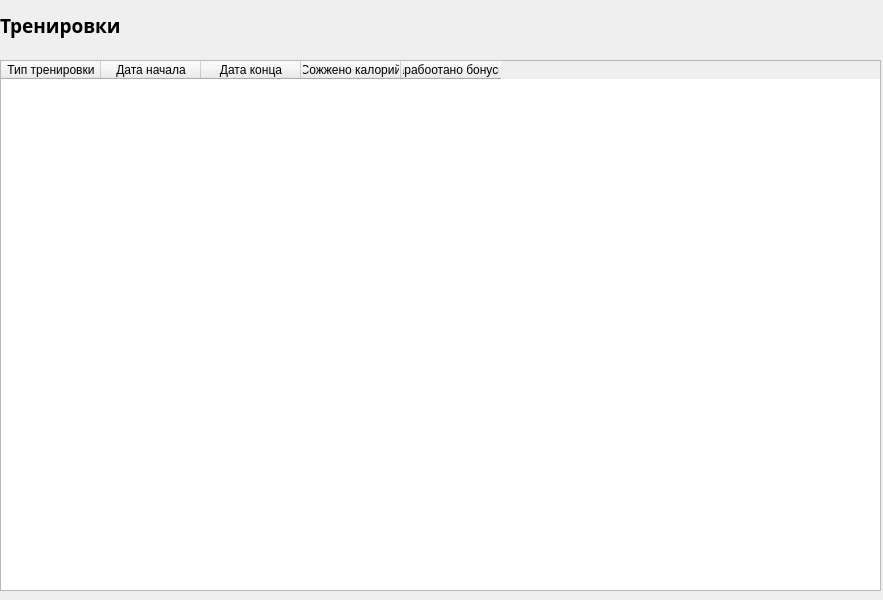
<?xml version="1.0" encoding="UTF-8"?>
<ui version="4.0">
 <class>Form</class>
 <widget class="QWidget" name="Form">
  <property name="geometry">
   <rect>
    <x>0</x>
    <y>0</y>
    <width>883</width>
    <height>600</height>
   </rect>
  </property>
  <property name="windowTitle">
   <string>Form</string>
  </property>
  <property name="styleSheet">
   <string notr="true">background: qlineargradient(
    x1: 0, y1: 0, x2: 1, y2: 1, 
    stop: 0 #A8D8FF, stop: 1 #F0E1FF
);
font-family: &quot;Noto Sans&quot;;</string>
  </property>
  <widget class="QTableWidget" name="train_table">
   <property name="geometry">
    <rect>
     <x>0</x>
     <y>60</y>
     <width>881</width>
     <height>531</height>
    </rect>
   </property>
   <property name="styleSheet">
    <string notr="true">    font-family: &quot;Noto Sans&quot;, sans-serif;  /* Шрифт Noto Sans */
    color: black;                          /* Черный цвет текста */
    border: none;                          /* Убираем границу таблицы */



    text-align: center;                    /* Выравнивание текста по центру */


QHeaderView::section {
    text-align: center;                    /* Выравнивание заголовков по центру */
}

QTableWidget::horizontalHeader {
    section: header;
    font-weight: bold;                     /* Заголовки выделены жирным */
    height: 30px;                          /* Высота заголовка */
}

QTableWidget::verticalHeader {
    font-weight: normal;                   /* Без жирного шрифта для вертикальных заголовков */
}

QTableWidget::item:selected {
    background-color: #d3d3d3;             /* Цвет фона для выделенных ячеек */
}

QTableWidget::item:hover {
    background-color: #f5f5f5;             /* Цвет фона при наведении */
}

QHeaderView {
    resizeMode: Interactive;               /* Сделать заголовки колонок изменяемыми по ширине */
}

column {
    width: 150px;                          /* Ширина колонок одинаковая */
}
</string>
   </property>
   <column>
    <property name="text">
     <string>Тип тренировки</string>
    </property>
   </column>
   <column>
    <property name="text">
     <string>Дата начала</string>
    </property>
   </column>
   <column>
    <property name="text">
     <string>Дата конца</string>
    </property>
   </column>
   <column>
    <property name="text">
     <string>Сожжено калорий</string>
    </property>
   </column>
   <column>
    <property name="text">
     <string>Зарабоотано бонусов</string>
    </property>
   </column>
  </widget>
  <widget class="QLabel" name="title">
   <property name="geometry">
    <rect>
     <x>0</x>
     <y>10</y>
     <width>211</width>
     <height>31</height>
    </rect>
   </property>
   <property name="font">
    <font>
     <family>Noto Sans</family>
     <pointsize>14</pointsize>
     <bold>true</bold>
    </font>
   </property>
   <property name="styleSheet">
    <string notr="true">color: #000000;</string>
   </property>
   <property name="text">
    <string>Тренировки</string>
   </property>
  </widget>
 </widget>
 <resources/>
 <connections/>
</ui>
